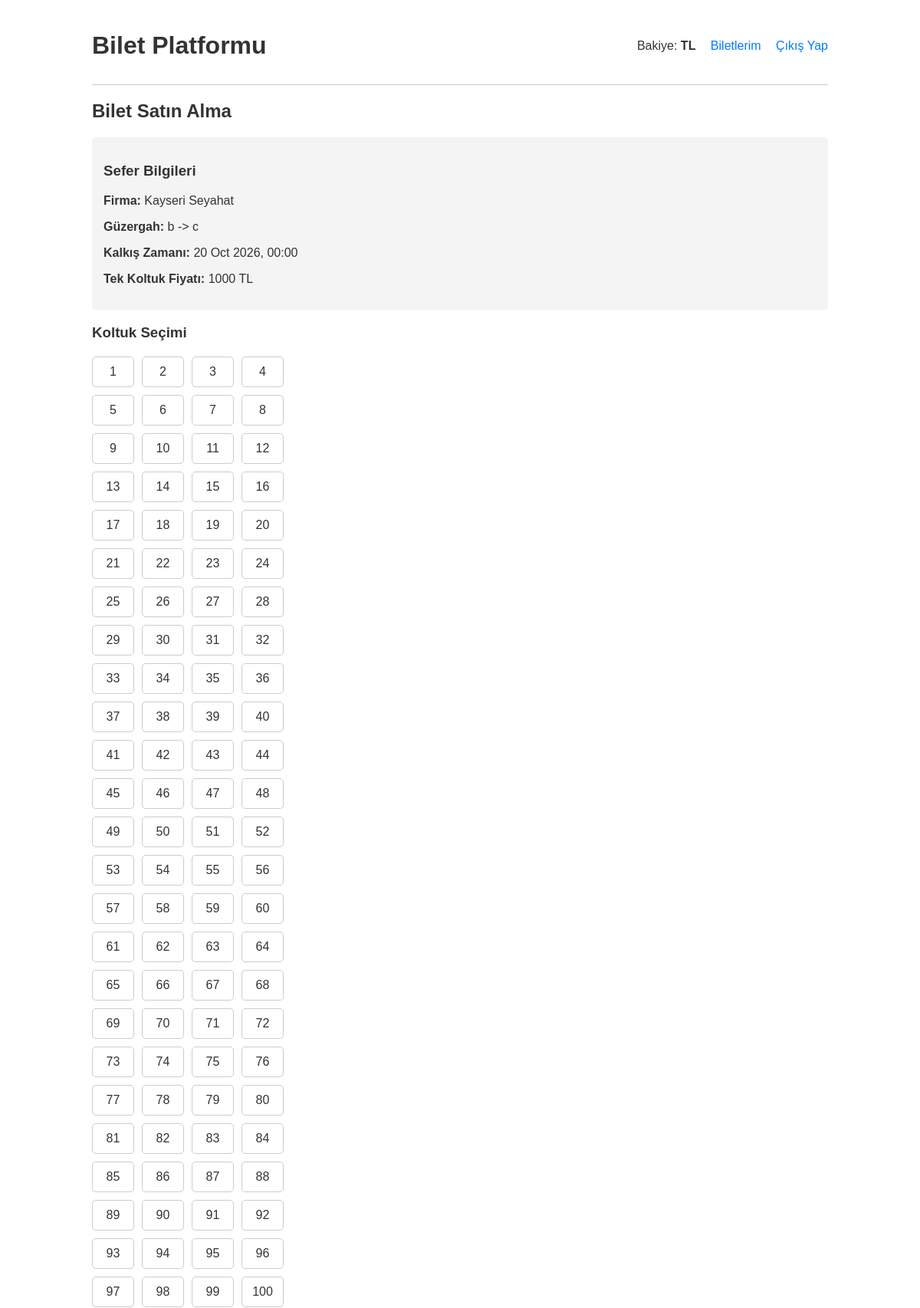
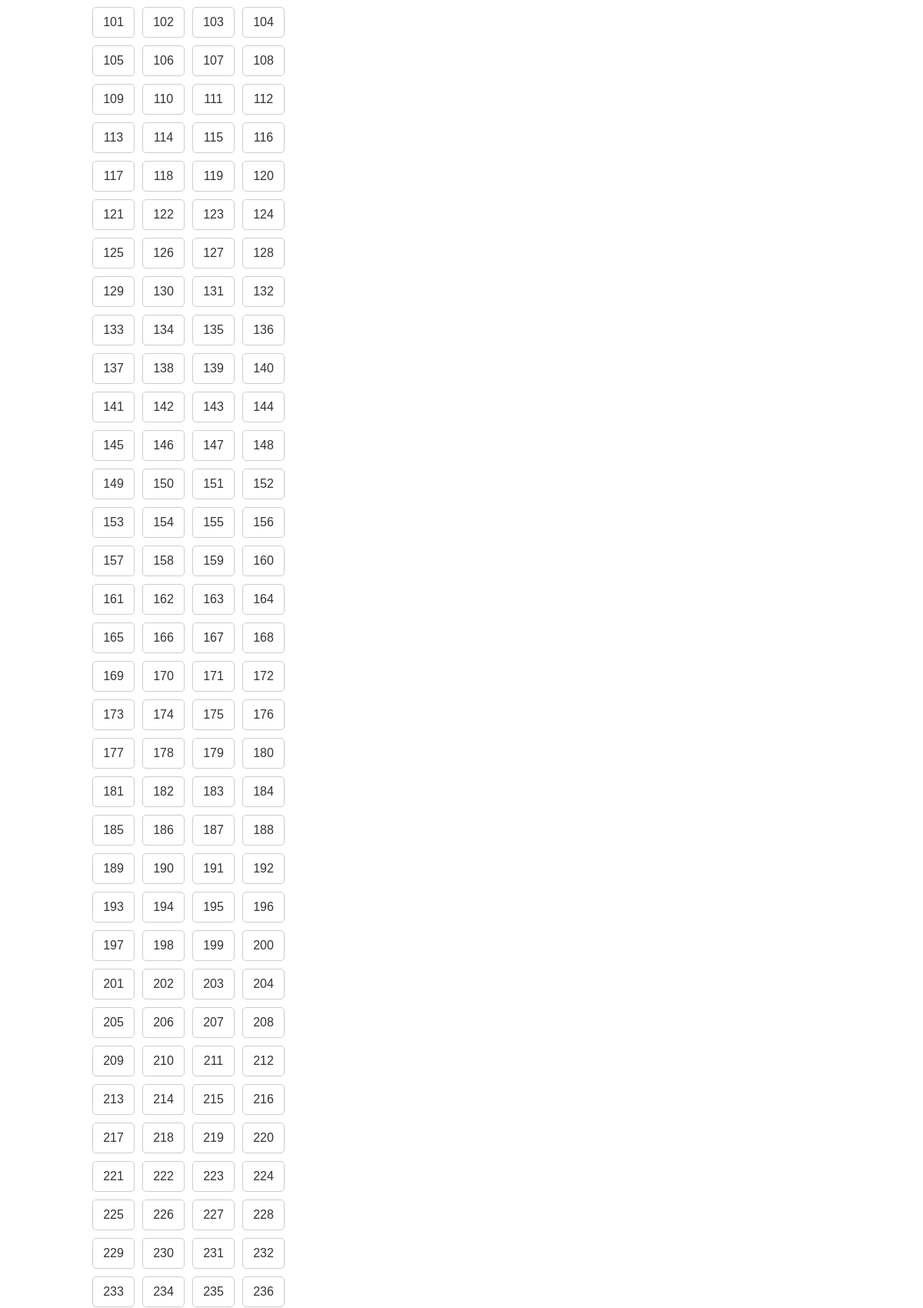
The app's page /bilet_al.php?trip_id=2 (signed in, upper part) with its own data (2 pictures, top to bottom).
### tables this page shows
CREATE TABLE Trips (
        id INTEGER PRIMARY KEY AUTOINCREMENT,
        company_id INTEGER NOT NULL,
        destination_city TEXT NOT NULL,
        arrival_time DATETIME NOT NULL,
        departure_time DATETIME NOT NULL,
        departure_city TEXT NOT NULL,
        price REAL NOT NULL,
        capacity INTEGER NOT NULL,
        created_at DATETIME DEFAULT (datetime('now','localtime')),
        FOREIGN KEY (company_id) REFERENCES Bus_Company (id) ON DELETE CASCADE
    );

CREATE TABLE Bus_Company (
        id INTEGER PRIMARY KEY AUTOINCREMENT,
        name TEXT UNIQUE NOT NULL,
        logo_path TEXT,
        created_at DATETIME DEFAULT (datetime('now','localtime'))
    );

### bilet_al.php (the view, shortened to what this page needs)
<?php
require_once 'db.php';
$trip_id = $_GET['trip_id'];
$success_message = '';
try {
    $stmt = $pdo->prepare("SELECT T.*, B.name as company_name FROM Trips T JOIN Bus_Company B ON T.company_id = B.id WHERE T.id = ?");
    $stmt->execute([$trip_id]);
    $trip = $stmt->fetch();
    $stmt = $pdo->prepare("SELECT BS.seat_number FROM Booked_Seats BS JOIN Tickets T ON BS.ticket_id = T.id WHERE T.trip_id = ?");
    $stmt->execute([$trip_id]);
    $booked_seats_raw = $stmt->fetchAll(PDO::FETCH_COLUMN);
    $booked_seats = array_map('intval', $booked_seats_raw);
} catch (PDOException $e) {
    die("Veritabanı hatası: " . $e->getMessage());
}
?>
<!DOCTYPE html>
<html lang="tr">
<head>
</head>
<body>
<div class="container">
    <header>
        <h1><a href="index.php" style="text-decoration: none; color: inherit;">Bilet Platformu</a></h1>
        <nav>
            <span>Bakiye: <strong><?php echo htmlspecialchars($_SESSION['user_balance']); ?> TL</strong></span>
            <a href="biletlerim.php">Biletlerim</a>
            <a href="cikis_yap.php">Çıkış Yap</a>
        </nav>
    </header>
    <main>
        <h2>Bilet Satın Alma</h2>
        <div class="info">
            <h3>Sefer Bilgileri</h3>
            <p><strong>Firma:</strong> <?php echo htmlspecialchars($trip['company_name']); ?></p>
            <p><strong>Güzergah:</strong> <?php echo htmlspecialchars($trip['departure_city']); ?> -> <?php echo htmlspecialchars($trip['destination_city']); ?></p>
            <p><strong>Kalkış Zamanı:</strong> <?php echo htmlspecialchars(date('d M Y, H:i', strtotime($trip['departure_time']))); ?></p>
            <p><strong>Tek Koltuk Fiyatı:</strong> <?php echo htmlspecialchars($trip['price']); ?> TL</p>
        </div>
        <?php if ($success_message): ?>
            <p class="success"><?php echo htmlspecialchars($success_message); ?></p>
        <?php else: ?>
            <form action="bilet_al.php?trip_id=<?php echo $trip_id; ?>" method="POST">
                <h3>Koltuk Seçimi</h3>
                <div class="seat-map">
                    <?php for ($i = 1; $i <= $trip['capacity']; $i++): ?>
                        <?php $is_booked = in_array($i, $booked_seats); ?>
                        <label class="seat <?php if ($is_booked) echo 'booked'; ?>" id="seat-label-<?php echo $i; ?>">
                            <?php echo $i; ?>
                        </label>
                    <?php endfor; ?>
                </div>
            </form>
        <?php endif; ?>
    </main>
</div>
</body>
</html>

### bilet_al.php (style rules this page uses)
body { font-family: sans-serif; color: #333; }
.container { max-width: 960px; margin: 20px auto; padding: 0 20px; }
header { display: flex; justify-content: space-between; align-items: center; border-bottom: 1px solid #ccc; padding-bottom: 10px; }
nav a { margin-left: 15px; text-decoration: none; color: #007bff; }
.seat-map { display: grid; grid-template-columns: repeat(4, 1fr); gap: 10px; max-width: 250px; margin: 20px 0; }
.seat { border: 1px solid #ccc; padding: 10px; text-align: center; cursor: pointer; border-radius: 5px; }
.info { background-color: #f4f4f4; padding: 15px; border-radius: 5px; }

### records on screen
trips: company.name "Kayseri Seyahat", departure_city "b", destination_city "c", departure_time "20 Oct 2026, 00:00", price "1000"
